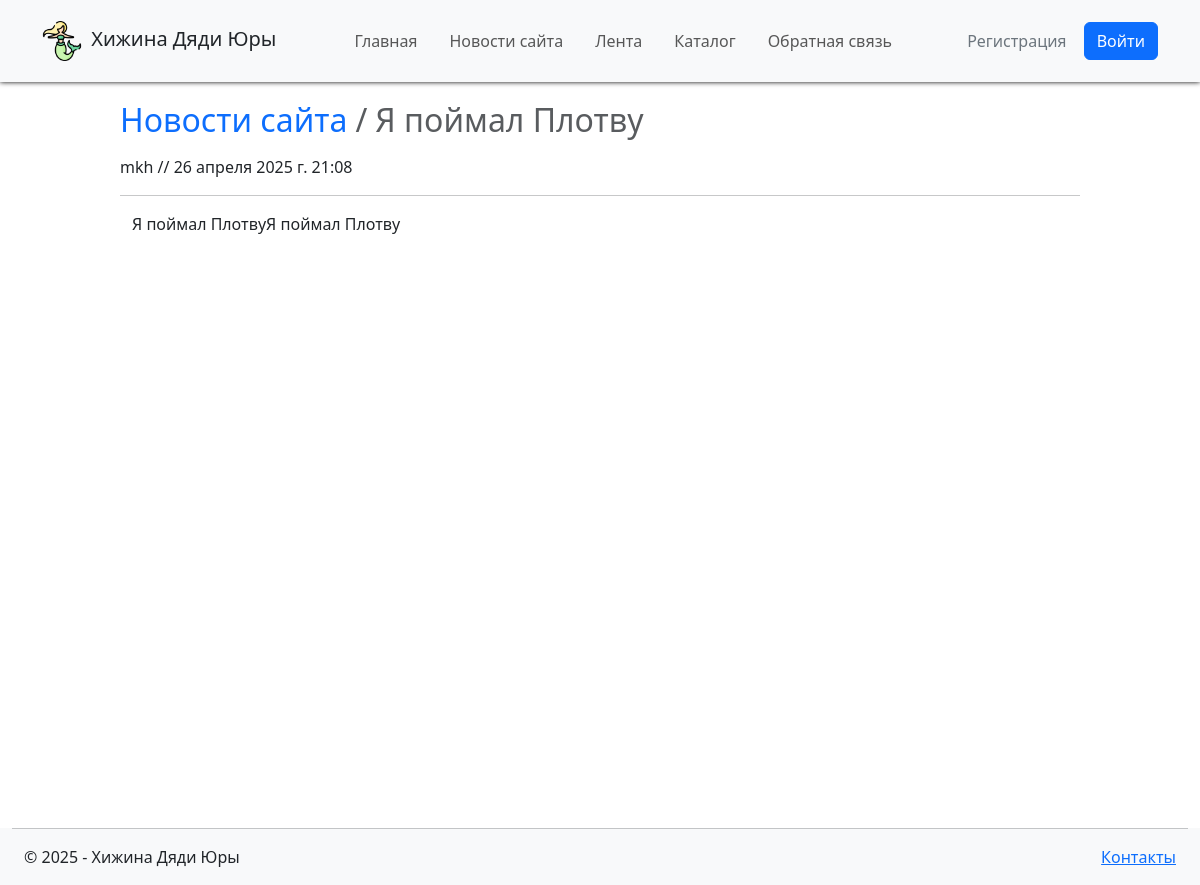
/news/site/3, run on the app's committed database.
### news/models.py (models this page shows)
class articles(models.Model):
    title = models.CharField('Заголовок', max_length=50)
    description = models.CharField('Описание', max_length=200)
    text = models.TextField('Текст')
    data = models.DateTimeField('Дата публикации', default=datetime.now())
    author = models.ForeignKey(User, null=True, blank=True, on_delete=models.SET_NULL, verbose_name='Автор')
    def __str__(self):
        return self.title
    class Meta:
        ordering = ["-data"]
        verbose_name_plural = 'новости'
        verbose_name = 'новость'

### news/views.py (the view)
# urls.py: path('site/<int:n>', views.article, name='article'), # статья под n id
def article(request, n):
    assert isinstance(request, HttpRequest)
    return render(
        request, 'news/article.html',
        {
            'title':articles.objects.get(id = n),
            'year':datetime.now().year,
        }
    )

### news/templates/news/article.html (shortened to what this page needs)
{% extends "main/layout.html" %}
{% block content %}
<div class="py-3">
	<h2>
		<nav aria-label="breadcrumb">
			<ol class="breadcrumb">
				<li class="breadcrumb-item"><a class="text-decoration-none" href="{% url 'news' %}">Новости сайта</a></li>
				<li class="breadcrumb-item active" aria-current="page">
					{{ title }}
				</li>
			</ol>
		</nav>
	</h2>
	{% if title.author %}
	<p>{{ title.author }} // {{ title.data }}</p><hr />
	{% else %}
	<p>Аноним // {{ title.data }}</p><hr />
	{% endif %}
	<div class="container">
		<div class="bs-callout bs-callout-danger">
			<p>{{ title.text }}</p>
		</div>
	</div>
</div>
{% endblock %}

### static/static_files/style.css (style rules this page uses)
body { overflow: hidden; }
html, body { height: 100%; width: 100%; margin: 0; padding: 0; }

### data on the page
articles: title "Я поймал Плотву", author "mkh", data "26 апреля 2025 г. 21:08", text "Я поймал ПлотвуЯ поймал Плотву"
